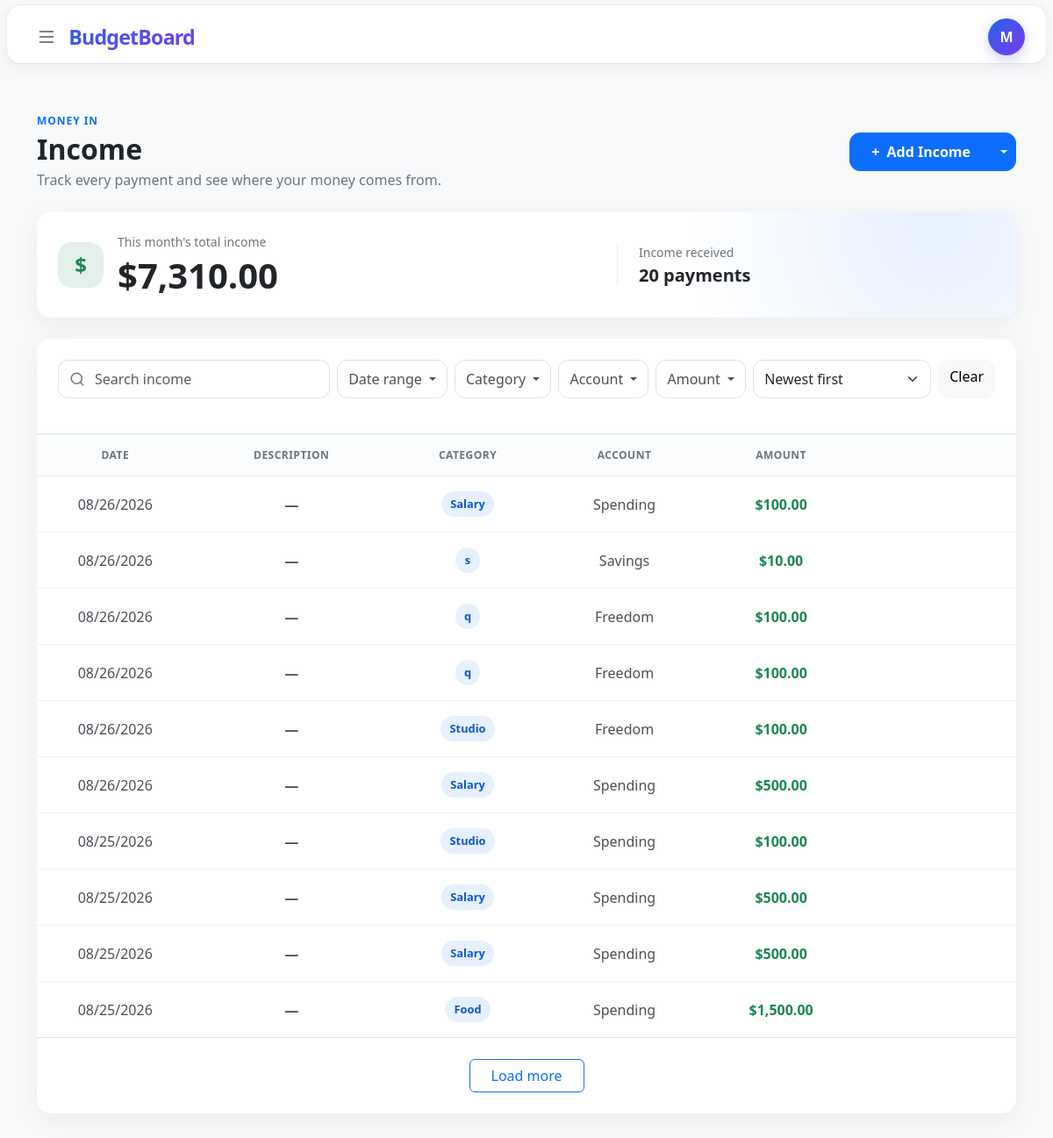
Before: /income (signed in) with the older database file.
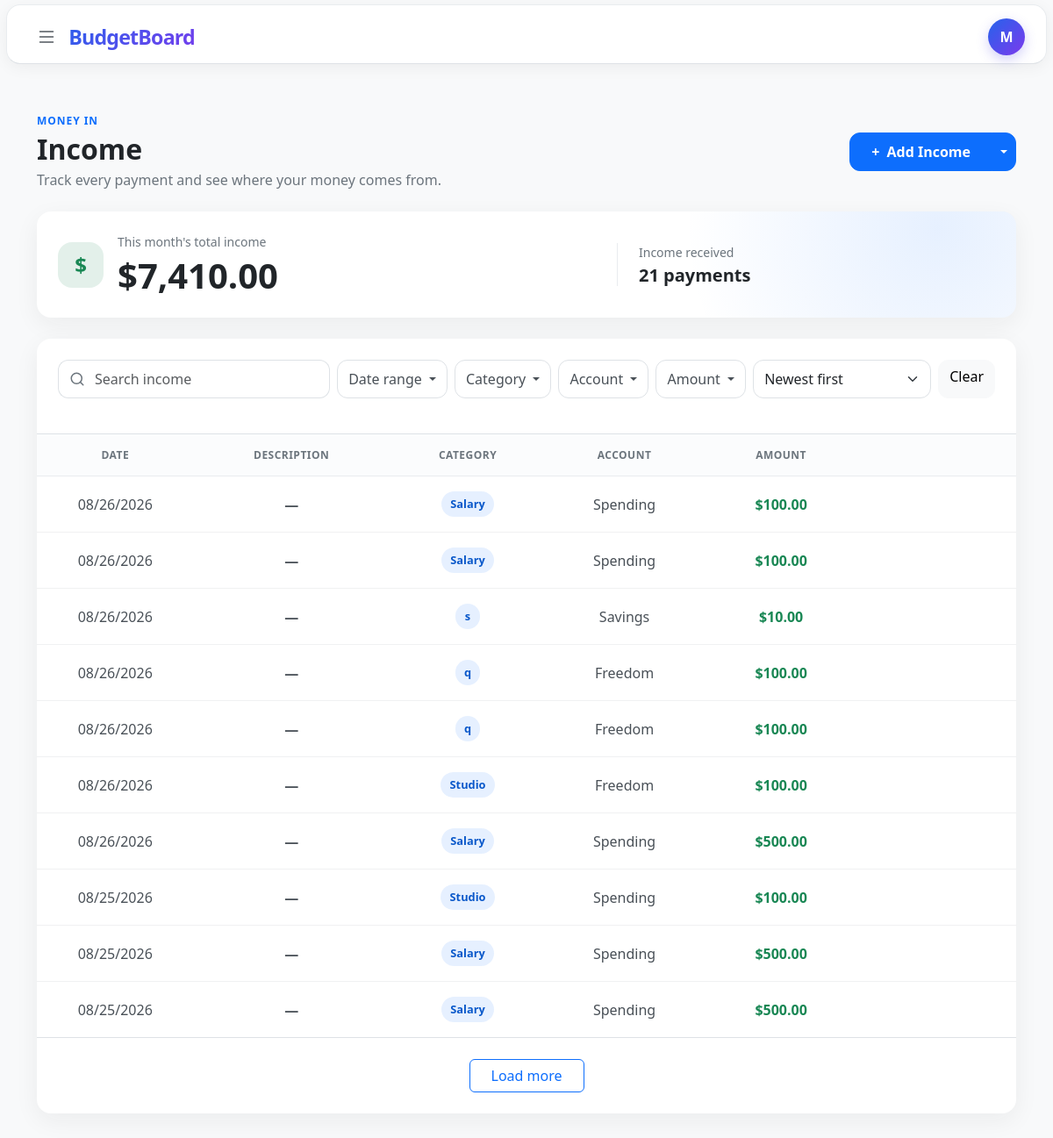
After: the same page with the newer database file.
### tables this page shows
CREATE TABLE income (
    id INTEGER PRIMARY KEY AUTOINCREMENT,
    user_id INTEGER NOT NULL,
    amount NUMERIC NOT NULL,
    category_id INTEGER NOT NULL,
    description TEXT,
    account_id INTEGER NOT NULL,
    date DATETIME NOT NULL DEFAULT CURRENT_TIMESTAMP,
    added_at DATETIME NOT NULL DEFAULT CURRENT_TIMESTAMP,

    FOREIGN KEY (user_id) REFERENCES users(id),
    FOREIGN KEY (category_id) REFERENCES categories(id),
    FOREIGN KEY (account_id) REFERENCES accounts(id)
);

CREATE TABLE categories (
    id INTEGER PRIMARY KEY AUTOINCREMENT,
    user_id INTEGER NOT NULL,
    name TEXT NOT NULL COLLATE NOCASE,
    type TEXT NOT NULL CHECK (
        type IN ('income', 'expense')
    ),
    created_at DATETIME NOT NULL DEFAULT CURRENT_TIMESTAMP,

    FOREIGN KEY (user_id) REFERENCES users(id),
    UNIQUE (user_id, name, type)
);

CREATE TABLE accounts(
    id INTEGER PRIMARY KEY AUTOINCREMENT,
    user_id INTEGER NOT NULL,
    name TEXT NOT NULL,
    type TEXT NOT NULL CHECK (
        type IN (
            'checking',
            'savings',
            'cash',
            'credit card',
            'investment',
            'other'
        )
    ),
    bank TEXT,
    created_at DATETIME NOT NULL DEFAULT CURRENT_TIMESTAMP, active INTEGER NOT NULL DEFAULT 1
CHECK (active IN (0, 1)),

    FOREIGN KEY (user_id) REFERENCES users(id)
);

### app.py (the view, shortened to what this page needs)
@app.route("/income", defaults={"limit": "10"}, methods=["GET", "POST"])
@app.route("/income/<limit>", methods=["GET", "POST"])
@login_required
def income(limit):
    action = (request.form.get("action") or "").strip()
    if request.method == "GET":
        process_recurrent_events(db, session["user_id"])
    return transaction_page(db, "income", limit)

### templates/income.html (shortened to what this page needs)
{% extends "layout.html" %}
{% from "_transaction_rows.html" import transaction_rows %}
{% block main %}
    <section class="income-page py-4 py-lg-5">
        <div class="container-xl">
            <div class="d-flex flex-column flex-sm-row align-items-sm-center justify-content-between gap-3 mb-4">
                <div>
                    <p class="income-eyebrow mb-1">Money in</p>
                    <h1 class="h2 fw-bold mb-1">Income</h1>
                    <p class="text-secondary mb-0">Track every payment and see where your money comes from.</p>
                </div>
                <div class="btn-group income-add-group align-self-start align-self-sm-center">
                    <button
                        class="btn btn-primary px-4"
                        type="button"
                        data-bs-toggle="modal"
                        data-bs-target="#addTransactionModal"
                    >
                        <span class="me-1" aria-hidden="true">+</span> Add Income
                    </button>
                    <button
                        class="btn btn-primary dropdown-toggle dropdown-toggle-split"
                        type="button"
                        data-bs-toggle="dropdown"
                        aria-expanded="false"
                    >
                    </button>
                </div>
            </div>
            <div class="card income-summary-card border-0 mb-4">
                <div class="card-body p-4">
                    <div class="row align-items-center g-4">
                        <div class="col-sm-7">
                            <div class="d-flex align-items-center gap-3">
                                <div class="income-summary-icon" aria-hidden="true">$</div>
                                <div>
                                    <p class="text-secondary small mb-1">This month's total income</p>
                                    <p class="display-6 fw-bold mb-0">{{ summary["total"] | usd }}</p>
                                </div>
                            </div>
                        </div>
                        <div class="col-sm-5">
                            <div class="income-summary-detail ps-sm-4">
                                <p class="text-secondary small mb-1">Income received</p>
                                <p class="h5 fw-semibold mb-0">
                                    {{ summary["count"] }}
                                    {{ "payment" if summary["count"] == 1 else "payments" }}
                                </p>
                            </div>
                        </div>
                    </div>
                </div>
            </div>
            <div class="card income-list-card border-0" id="transaction-results-card">
                <div class="card-body p-0">
                    <form
                        id="transaction-filter-form"
                        class="p-3 p-lg-4 border-bottom"
                        action="{{ url_for('income') }}"
                        method="get"
                    >
                        <div class="row g-2 align-items-center">
                            <div class="col-12 col-xl">
                                <div class="input-group income-search">
                                    <span class="input-group-text bg-white border-end-0 text-secondary" aria-hidden="true">
                                        <svg width="18" height="18" viewBox="0 0 24 24" fill="none" stroke="currentColor" stroke-width="2" stroke-linecap="round" stroke-linejoin="round">
                                            <circle cx="11" cy="11" r="8"></circle>
                                            <path d="m21 21-4.35-4.35"></path>
                                        </svg>
                                    </span>
                                    <input
                                        class="form-control border-start-0 ps-0"
                                        id="transaction-search-input"
                                        name="q"
                                        type="search"
                                        value="{{ filters['q'] }}"
                                        placeholder="Search income"
                                        aria-label="Search income"
                                    >
                                </div>
                            </div>
                            <div class="col-6 col-sm-auto dropdown">
                                <button class="btn btn-outline-secondary w-100 dropdown-toggle" type="button" data-bs-toggle="dropdown" data-bs-auto-close="outside" aria-expanded="false">
                                    Date range
                                </button>
                            </div>
                            <div class="col-6 col-sm-auto dropdown">
                                <button class="btn btn-outline-secondary w-100 dropdown-toggle" type="button" data-bs-toggle="dropdown" data-bs-auto-close="outside" aria-expanded="false">
                                    Category
                                </button>
                            </div>
                            <div class="col-6 col-sm-auto dropdown">
                                <button class="btn btn-outline-secondary w-100 dropdown-toggle" type="button" data-bs-toggle="dropdown" data-bs-auto-close="outside" aria-expanded="false">
                                    Account
                                </button>
                            </div>
                            <div class="col-6 col-sm-auto dropdown">
                                <button class="btn btn-outline-secondary w-100 dropdown-toggle" type="button" data-bs-toggle="dropdown" data-bs-auto-close="outside" aria-expanded="false">
                                    Amount
                                </button>
                            </div>
                            <div class="col-12 col-sm-auto">
                                <select class="form-select income-sort-select" id="income-sort" name="sort">
                                    <option value="newest" {% if filters["sort"] == "newest" %}selected{% endif %}>Newest first</option>
                                </select>
                            </div>
                            <div class="col-12 col-sm-auto">
                                <a
                                    class="btn btn-light w-100 income-filter-clear"
                                    id="transaction-filter-clear"
                                    href="{{ url_for('income') }}"
                                >
                                    Clear
                                </a>
                            </div>
                        </div>
                    </form>
                    <div class="table-responsive">
                        <table class="table income-table align-middle mb-0">
                            <colgroup>
                                <col class="income-col-standard">
                                <col class="income-col-description">
                                <col class="income-col-standard">
                                <col class="income-col-account">
                                <col class="income-col-standard">
                                <col class="income-col-actions">
                            </colgroup>
                            <thead>
                                <tr>
                                    <th scope="col">Date</th>
                                    <th scope="col">Description</th>
                                    <th scope="col">Category</th>
                                    <th scope="col">Account</th>
                                    <th class="income-amount-column" scope="col">Amount</th>
                                    <th class="transaction-action-column" scope="col">
                                    </th>
                                </tr>
                            </thead>
                            <tbody id="transaction-results-body">
                                {{ transaction_rows(
                                    entries,
                                    accounts,
                                    transaction_page_url,
                                    transaction_amount_class,
                                    transaction_empty_message,
                                    "income-category-options"
                                ) }}
                            </tbody>
                        </table>
                    </div>
                    <div class="text-center p-4 border-top" id="transaction-pagination">
                        {% if next_page_url %}
                            <a class="btn btn-outline-primary px-4" href="{{ next_page_url }}">
                                {{ "Load all" if current_limit == 50 else "Load more" }}
                            </a>
                        {% elif showing_all and entries %}
                            <span class="small text-secondary">Showing all income entries.</span>
                        {% endif %}
                    </div>
                </div>
            </div>
        </div>
    </section>
{% endblock %}

### templates/layout.html (shortened to what this page needs)
<!DOCTYPE html>
<html lang="en">
<head>
    <link
        href="https://cdn.jsdelivr.net/npm/bootstrap@5.3.8/dist/css/bootstrap.min.css"
        rel="stylesheet"
    >
    <link
        rel="stylesheet"
        href="https://cdn.jsdelivr.net/npm/bootstrap-icons@1.13.1/font/bootstrap-icons.min.css"
    >
    <link
        rel="stylesheet"
        href="{{ url_for('static', filename='style.css') }}"
    >
</head>
<body>
    <header class="top-bar border-bottom bg-white">
        <div class="container-fluid px-4">
            <div class="d-flex align-items-center justify-content-between"
                 style="height: 72px;">
                <div class="d-flex align-items-center gap-3">
                    {% if session.get("user_id") %}
                        <button
                            class="btn menu-button"
                            type="button"
                            data-bs-toggle="offcanvas"
                            data-bs-target="#navigation"
                            aria-controls="navigation"
                            aria-label="Open navigation"
                        >
                            <i class="bi bi-list fs-4"></i>
                        </button>
                    {% endif %}
                    <a href="/" class="brand text-decoration-none" id="{% if session.get('user_id') %}title-li{% else %}title-lo{% endif %}">
                    </a>
                </div>
                <div class="d-flex align-items-center ms-auto">
                    {% if session.get("user_id") %}
                        <div class="dropdown">
                            <button
                                class="btn profile-button dropdown-toggle"
                                type="button"
                                data-bs-toggle="dropdown"
                                aria-expanded="false"
                                aria-label="Open account menu"
                            >
                                {{ session.get("username", "U")[0] | upper }}
                            </button>
                        </div>
                    {% endif %}
                </div>
            </div>
        </div>
    </header>
    <main>
        {% block main %}
        {% endblock %}
    </main>
</body>
</html>

### templates/_transaction_rows.html (shortened to what this page needs)
{% macro transaction_rows(entries, accounts, transaction_page_url, amount_class, empty_message, category_list_id) %}
    {% for entry in entries %}
        {% set editor_target = '.transaction-item-' ~ entry['id'] %}
        <tr class="transaction-row">
            <td>
                <div class="collapse show {{ editor_target[1:] }}">
                    <span class="text-nowrap">{{ entry["display_date"] }}</span>
                </div>
            </td>
            <td>
                <div class="collapse show {{ editor_target[1:] }}">
                    <span class="fw-semibold">{{ entry["description"] or "—" }}</span>
                </div>
            </td>
            <td>
                <div class="collapse show {{ editor_target[1:] }}">
                    <span class="income-category">{{ entry["category"] }}</span>
                </div>
            </td>
            <td>
                <div class="collapse show {{ editor_target[1:] }}">
                    {{ entry["account"] }}
                </div>
            </td>
            <td class="income-amount-column fw-semibold {{ amount_class }}">
                <div class="collapse show {{ editor_target[1:] }}">
                    {{ entry["amount"] | usd }}
                </div>
            </td>
            <td class="transaction-action-column">
                <div class="collapse show {{ editor_target[1:] }}">
                </div>
            </td>
        </tr>
    {% else %}
        <tr>
            <td class="text-center text-secondary py-5" colspan="6">
                {{ empty_message }}
            </td>
        </tr>
    {% endfor %}
{% endmacro %}

Changed rows visible on the page:
no longer on this page (row unchanged): income: display_date "08/25/2026", entry "—", category "Food", account "Spending", amount "$1,500.00"
added income: display_date "08/26/2026", entry "—", category "Salary", account "Spending", amount "$100.00"
Other visible differences:
{{ summary["total"] | usd }}: "$7,310.00" → "$7,410.00"
{{ summary["count"] }}: "20" → "21"
